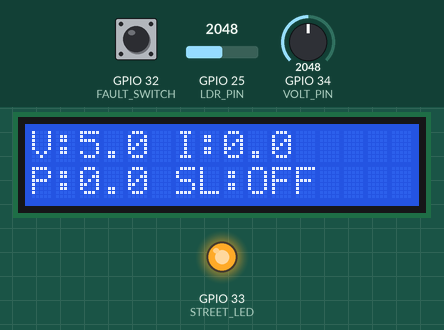
Simulated run of this sketch. Board: ESP32. Shown: 16×2 character LCD, output pins drawn as LEDs (lit = HIGH). The inputs (shaded band) are chosen by the test bench; at power-on: GPIO 34 (VOLT_PIN) = 2048, GPIO 25 (LDR_PIN) = 2048, GPIO 32 (FAULT_SWITCH) HIGH. What the sketch prints to the serial monitor is not drawn.

Above: at 2.7 s.
2.8 s: GPIO 34 (VOLT_PIN) set to 274
4.8 s: GPIO 34 (VOLT_PIN) set to 233
At 6.6 s:
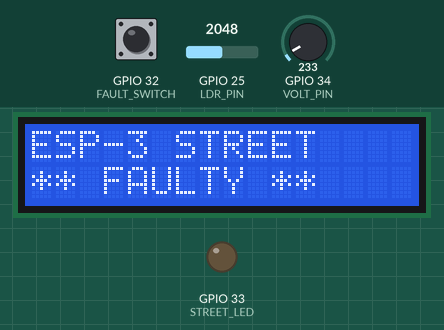
7.1 s: GPIO 25 (LDR_PIN) set to 1966
At 8.8 s:
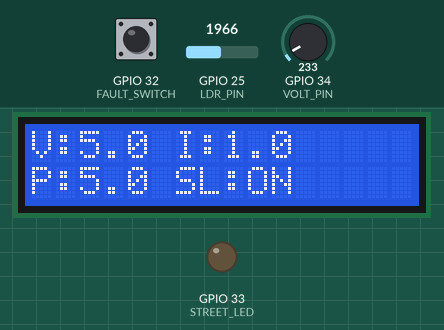
9.1 s: GPIO 32 (FAULT_SWITCH) pulled LOW for 1 s
At 10.4 s:
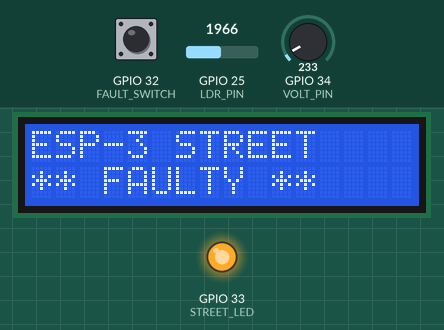
14.7 s: GPIO 32 (FAULT_SWITCH) pulled LOW for 3.2 s
At 20.3 s:
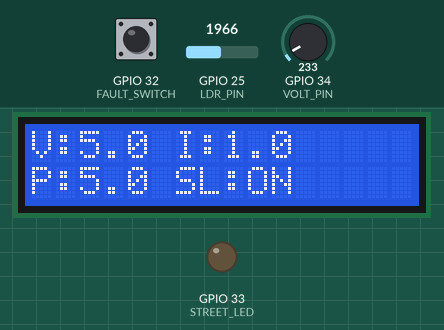
Timing chart, 0 to 21.8 s (numbered marks = the images above; inputs shaded):
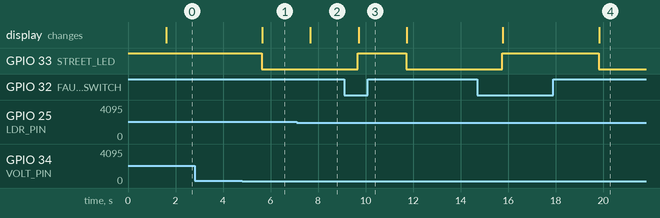

Measured:
- the behaviour switches between 249 and 248 on GPIO 34 (VOLT_PIN) (found by bisection; images 0 and 1)
- the behaviour switches between 2000 and 1999 on GPIO 25 (LDR_PIN) (found by bisection; images 1 and 2)
- after the input at 2.8 s, every drawn part: stays the same
- after the input at 4.8 s, GPIO 33 (STREET_LED): HIGH → LOW after 0.83 s; the display: changes after 0.85 s (image 1)
- after the input at 7.1 s, the display: changes after 0.58 s (image 2)
- after the input at 9.1 s, GPIO 33 (STREET_LED): LOW → HIGH after 0.58 s, → LOW 2.0 s later; the display: changes after 0.60 s (image 3)
- after the input at 14.7 s, GPIO 33 (STREET_LED): LOW → HIGH after 1.1 s, → LOW 4.1 s later; the display: first changes after 1.1 s (image 4 shows a later state)

The sketch:

node3.ino
```cpp
#include <WiFi.h>
#include <esp_now.h>
#include <Wire.h>
#include <LiquidCrystal_I2C.h>

// ================== PINS (ESP-3 HARDWARE) ==================
#define VOLT_PIN     34
#define LDR_PIN      25
#define STREET_LED   33
#define FAULT_SWITCH 32

LiquidCrystal_I2C lcd(0x27, 16, 2);

// ================== ESP-4 MAC ==================
uint8_t esp4MAC[] = {0xC0, 0xCD, 0xD6, 0x8E, 0xD7, 0xD0};

// ================== DATA STRUCT ==================
typedef struct {
  float V;
  float I;
  float P;
  bool  SL;
  bool  FAULT;
} NodeData;

typedef struct {
  NodeData node1;
  NodeData node2;
  NodeData node3;
} FinalData;

// Incoming data from ESP-2
typedef struct {
  NodeData node1;
  NodeData node2;
} CombinedData;

CombinedData rx;     // from ESP-2
FinalData    tx;     // to ESP-4
NodeData     esp3;   // ESP-3 own data

// ================== SENSOR LOGIC ==================
float readVoltage() {
  return (analogRead(VOLT_PIN) * 3.3 / 4095.0) * 5.0;
}

String readLDR() {
  return (analogRead(LDR_PIN) < 2000) ? "ON" : "OFF";
}

// ================== RECEIVE FROM ESP-2 ==================
void onReceive(const esp_now_recv_info_t *info,
               const uint8_t *data, int len) {

  memcpy(&rx, data, sizeof(rx));
  Serial.println("📥 Data received from ESP-2");
}

// ================== SEND CALLBACK ==================
void onSend(const wifi_tx_info_t *info,
            esp_now_send_status_t status) {

  Serial.println(status == ESP_NOW_SEND_SUCCESS ?
                 "📤 Sent to ESP-4" : "❌ Send Failed");
}

void setup() {
  Serial.begin(115200);

  pinMode(STREET_LED, OUTPUT);
  pinMode(FAULT_SWITCH, INPUT_PULLUP);
  digitalWrite(STREET_LED, HIGH);

  Wire.begin(21,22);
  lcd.init();
  lcd.backlight();
  lcd.print("ESP-3 Ready");
  delay(1500);

  // ================== ESP-NOW INIT ==================
  WiFi.mode(WIFI_STA);
  WiFi.disconnect();

  Serial.print("ESP-3 MAC: ");
  Serial.println(WiFi.macAddress());

  if (esp_now_init() != ESP_OK) {
    Serial.println("ESP-NOW INIT FAILED");
    return;
  }

  esp_now_register_recv_cb(onReceive);
  esp_now_register_send_cb(onSend);

  esp_now_peer_info_t peer = {};
  memcpy(peer.peer_addr, esp4MAC, 6);
  peer.channel = 0;
  peer.encrypt = false;
  esp_now_add_peer(&peer);
}

void loop() {

  // ================== ESP-3 OWN STREETLIGHT LOGIC ==================
  float sensedV = readVoltage();
  bool manualFault = (digitalRead(FAULT_SWITCH) == LOW);
  String ldrState = readLDR();

  bool streetLightON = false;
  bool fault = false;

  if (!manualFault && sensedV < 1.0) {
    digitalWrite(STREET_LED, LOW);
    streetLightON = true;
  } else {
    digitalWrite(STREET_LED, HIGH);
  }

  if (manualFault ||
     (sensedV < 1.0 && streetLightON && ldrState == "OFF")) {
    fault = true;
  }

  if (fault) {
    esp3.V = 0; esp3.I = 0; esp3.P = 0;
  }
  else if (streetLightON) {
    esp3.V = 5; esp3.I = 1; esp3.P = 5;
  }
  else {
    esp3.V = 5; esp3.I = 0; esp3.P = 0;
  }

  esp3.SL = streetLightON;
  esp3.FAULT = fault;

  // ================== LCD (ESP-3 OWN DATA ONLY) ==================
  lcd.clear();
  if (fault) {
    lcd.setCursor(0,0);
    lcd.print("ESP-3 STREET");
    lcd.setCursor(0,1);
    lcd.print("** FAULTY **");
  } else {
    lcd.setCursor(0,0);
    lcd.print("V:");
    lcd.print(esp3.V,1);
    lcd.print(" I:");
    lcd.print(esp3.I,1);

    lcd.setCursor(0,1);
    lcd.print("P:");
    lcd.print(esp3.P,1);
    lcd.print(" SL:");
    lcd.print(streetLightON ? "ON" : "OFF");
  }

  // ================== SEND ALL DATA TO ESP-4 ==================
  tx.node1 = rx.node1;
  tx.node2 = rx.node2;
  tx.node3 = esp3;

  esp_now_send(esp4MAC,
               (uint8_t*)&tx,
               sizeof(tx));

  delay(2000);
}
```
